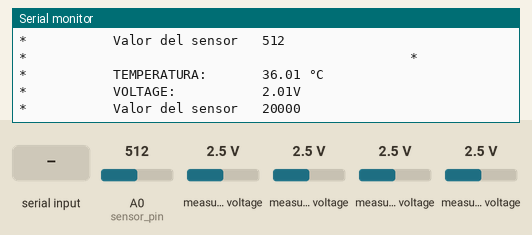
Bench run of a sketch on a simulated ESP8266 (NodeMCU). Shown: the last lines printed to the serial monitor. The test bench sets the inputs (shaded band); at power-on: measured voltage 2.5 V, A0 (sensor_pin) = 512. WiFi joins after 1.5 s; servers stay silent unless stated.

Above: at 2.7 s.
2.8 s: measured voltage (sensor 203) set to 0.1 V
At 5.9 s:
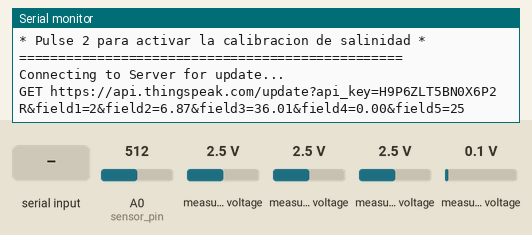
6.0 s: "1" received over Serial
At 18.0 s:
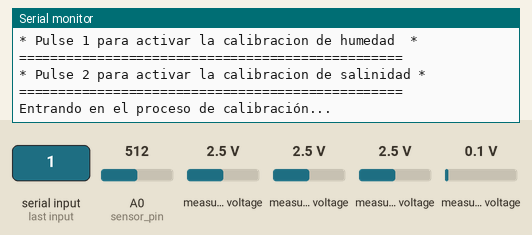
20.0 s: "GTI1\n" received over Serial
23.2 s: "2" received over Serial
At 25.4 s:
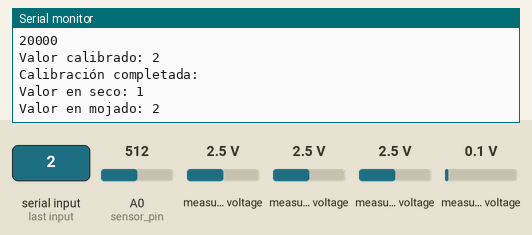
26.4 s: measured voltage (sensor 203) set to 1.2 V
At 38.5 s:
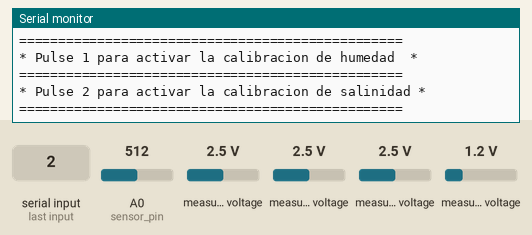

The sketch:

MIXTOv6.ino
```cpp
// ============ incluimos la libreira de adafruit ============
#include <Adafruit_ADS1X15.h>
// ============== incluimos la libreira de wifi ==============
#include <ESP8266WiFi.h>

//=================== conexion wifi ==========================
/* Comentar/Descomentar para conexion Fuera/Dentro de UPV
           |
           v*/
//#define WiFi_CONNECTION_UPV

#ifdef WiFi_CONNECTION_UPV //Conexion UPV
  const char WiFiSSID[] = "GTI1";
  const char WiFiPSK[] = "1PV.arduino.Toledo";
#else //Conexion fuera de la UPV
  const char WiFiSSID[] = "AndroidAP_6690"; // red wifi
  const char WiFiPSK[] = "123456789"; //contrasenya
#endif

//=================== comprobar la conexion wifi ==========================

void connectWiFi()
{
    Serial.print("MAC: ");
    Serial.println(WiFi.macAddress());

  WiFi.begin(WiFiSSID, WiFiPSK);

  while (WiFi.status() != WL_CONNECTED)
  {

       Serial.println(".");
    delay(500);
  }
     Serial.println( "WiFi Connected" );
     Serial.println(WiFi.localIP()); // Print the IP address
}

//============== conexion server thinkspeak ====================
#if defined(WiFi_CONNECTION_UPV) //Conexion UPV
  const char Server_Host[] = "proxy.upv.es";
  const int Server_HttpPort = 8080;//pu
#else
  const char Server_Host[] = "api.thingspeak.com";
  const int Server_HttpPort = 80;
#endif

WiFiClient client;
//============= HTTP REST Connection ==================

  const char Rest_Host[] = "api.thingspeak.com";
  String MyWriteAPIKey="H9P6ZLT5BN0X6P2R"; // Escribe la clave de tu canal ThingSpeak

#define NUM_FIELDS_TO_SEND 5 //Numero de medidas a enviar al servidor REST (Entre 1 y 8)

//==============================================================================================VARIABLES=============================================================
// ============ variables HUMEDAD ============

int en_mojado = 9759; // Almacena el valor digital leído en_mojado (primera vez manual)
int en_seco = 20335; // Almacena el valor digital leído en_seco (primera vez manual)
bool flag = false; // variable para acceder a la calibracion automatica humedad
int canal_humedad = 2; // Canal del ADS1115 por el que mediremos la humedad
int sensorValue = 0;   // almacena el valor digital leído
int humedad_porcentaje = 0; // almacena el porcentaje de humedad creado en el mapeo

// ================================================

// ============ variables SALINIDAD ============

#define power_pin 5 // Pin para alimentar el sensor de salinidad
#define sensor_pin A0 // Pin de entrada analógica para leer el sensor de salinidad
const int cuantos = 5;
float sensorSalValue[cuantos] = {200, 400, 600, 700, 900}; // Valores digitales calibrados
float gramos[cuantos] = {0,5,10,15,20};   // Valores correspondientes en gramos
bool flag2 = false; // variable para acceder a la calibracion automatica salinidad
int16_t adc; //definimos la variable adc
float salinity; //definimos la variable que guardara el valor de salinidad

// ================================================

// ============ variables TEMPERATURA ============

#define CANAL 1 // Pin de entrada analógica para leer el sensor de temperatura
int16_t lecturaADC; //definimos la variable que nos muestra la lectura de adc
float va; // guarda el calculo del voltage
float temperatura; // guarda el calculo de la temperatura

// ================================================

// =============== variables PH ===================
int canal_pH = 0;
#define channelValue 1 // Pin para alimentar el sensor de PH
#define Offset 0.20
#define samplingInterval 20
#define printInterval 800
#define  ArrayLength 40
int pHArray[ArrayLength];
int pHArrayIndex = 0;
static float pHValue, Voltage; // variables que cojen informacion de la funcion para mostrar a tablas

// ================================================

// ============ variables Luminosidad ============

int canal_luz = 3; // Pin para alimentar el sensor de Luminosidad
double umbralOscuridad[] = {500,1500,3000,4000};  // Definir los umbrales para los niveles de luz
float vout; // valor de voltage
int porcentaje_lum = 0;
// ================================================

// ================= Definimos la clase de  ads1115 =============
Adafruit_ADS1115 ads1115;

// ============ variables Dormir el Sparkfun ============

// Duración del sueño profundo en microsegundos (1 hora)
uint64_t sleepTimeMicroseconds = 3600 * 1000000; // 3600 segundos * 1,000,000 microsegundos

//=========================================================================================================================================================================

//==============================================================================================FUNCIONES=============================================================
// ================= SETUP =============================

void setup() {
  pinMode(power_pin, OUTPUT); // SALINIDAD: ajustamos el puerto como output ("salida")
  Serial.begin(9600); // Inicializamos la comunicación serie a 9600 baudios
  ads1115.begin();    // Inicializamos el ADS1115
  ads1115.setGain(GAIN_ONE); // HUMEDAD, SALINIDAD , TEMPERATURA: Configuramos la ganancia
    connectWiFi();
      Serial.print("Server_Host: ");
      Serial.println(Server_Host);
      Serial.print("Port: ");
      Serial.println(String( Server_HttpPort ));
      Serial.print("Server_Rest: ");
      Serial.println(Rest_Host);
}
//======================================================

// ================= LOOP  =============================
void loop() {
  //===================== sacamos datos de HUMEDAD ========================
  HUMEDAD();
  //===================== sacamos datos SALINIDAD =========================
  SALINIDAD();
  //===================== sacamos datos Temperatura =======================
  TEMPERATURA();
  //===================== sacamos datos PH ================================
  PH();

  //===================== MENU DE RESULTADOS ===============================

  Serial.println();
  Serial.println("=================================================");
  Serial.println("*                     SENSORES                    *");
  Serial.println("=================================================");
  Serial.println("*                                                 *");
  Serial.println("*           HUMEDAD:           " + String(humedad_porcentaje) + "%");
  Serial.println("*           Valor del sensor:  " + String(sensorValue));
  Serial.println("*                                                 *");
  Serial.println("*           SALINIDAD:         " + String(salinity) + " g");
  Serial.println("*           Valor del sensor   " + String(adc));
  Serial.println("*                                                 *");
  Serial.println("*           TEMPERATURA:       " + String(temperatura) + " °C");
  Serial.println("*           VOLTAGE:           " + String(va) + "V");
  Serial.println("*           Valor del sensor   " + String(lecturaADC));
  Serial.println("*                                                 *");
  Serial.println("*           PH:                " + String(pHValue, 2));
  Serial.println("*           VOLTAGE:           " + String(Voltage, 2) + "V");
  Serial.println("*                                                 *");
  //===================== sacamos datos luminosidad ================================
  Luminosidad();
  Serial.println("*                                                 *");
  Serial.println("=================================================");
  Serial.println("* Pulse 1 para activar la calibracion de humedad  *");
  Serial.println("=================================================");
  Serial.println("* Pulse 2 para activar la calibracion de salinidad *");
  Serial.println("=================================================");

 //===================== ACTIVAR CALIBRADOR ========================

  activarcalibrador();

  //==================== Enviar informacion a thinkspeak ===================
      String data[ NUM_FIELDS_TO_SEND + 1];  // Podemos enviar hasta 8 datos

    data[ 1 ] = String( humedad_porcentaje ); //Escribimos el dato 1. Recuerda actualizar numFields

    data[ 2 ] = String( salinity ); //Escribimos el dato 2.

    data[ 3 ] = String( temperatura ); //Escribimos el dato 3.

    data[ 4 ] = String( pHValue, 2 ); //Escribimos el dato 4.

    data[ 5 ] = String( porcentaje_lum ); //Escribimos el dato 5.

     HTTPGet( data, NUM_FIELDS_TO_SEND );

  delay( 9000 );

  // Iniciar el modo de sueño profundo
  // ESP.deepSleep(sleepTimeMicroseconds);
}

//======================================================

//============   ACTIVAR EL CALIBRADOR    ==============

void activarcalibrador(){

  // Comprobar si se activa la calibración
  if (Serial.available() > 0) {
    char input = Serial.read();
    if (input == '1') {
      flag = true;
    }
    if (input == '2') {
      flag2 = true;
    }
  }

  // entrada a la calibracion de Humedad
  if (flag) {
    calibrarSensorH();
    flag = false; // Reiniciamos la bandera después de la calibración
  }
    // entrada a la calibracion de salinidad

  if (flag2) {
    calibrarSensorS();
    flag2 = false; // Reiniciamos la bandera después de la calibración
  }

  delay(1000); // Retardo de 1 segundo
}


//======================================================

//===================   HUMEDAD  =======================
void HUMEDAD(){
  // Leemos el valor del ADC
  sensorValue = ads1115.readADC_SingleEnded(canal_humedad); // almcenos el valor que recopila el sensor


  // Mapeamos el valor leído para obtener % de humedad
  humedad_porcentaje = map(sensorValue, en_seco, en_mojado, 0, 100); // deinimos que valor se utiliza como minimo = 0 como maximo = 100 y el valor que se esta conparando
  humedad_porcentaje = constrain(humedad_porcentaje, 0, 100); // Limitamos el porcentaje entre 0 y 100

}
//======================================================

//=========================== FUNCIONES PARA CALIBRAR EL SENSOR DE HUMEDAD ===========================
// 1º GUIA DE CALIBRACION
void calibrarSensorH() {
  Serial.println("Entrando en el proceso de calibración...");
  delay(2000); // Pausa para dar tiempo al usuario

  // Calibración en seco
  en_seco = calibrarH("Coloque el sensor en seco y escriba el valor más alto que vea:");

  // Calibración en mojado
  en_mojado = calibrarH("Coloque el sensor en agua y escriba el valor más bajo que vea:");

  Serial.println("Calibración completada:");
  Serial.println("Valor en seco: " + String(en_seco));
  Serial.println("Valor en mojado: " + String(en_mojado));
}

// 2º CALIBRADO DEL SENSOR
int calibrarH(String mensaje) {
  int valor = 0;
  while (valor <= 0) {
    sensorValue = ads1115.readADC_SingleEnded(canal_humedad);
    Serial.println(mensaje);
    Serial.println(sensorValue);
    delay(2000);
    if (Serial.available() > 0) {
      valor = Serial.parseInt(); // Leer el número ingresado
      if (valor > 0) {
        Serial.println("Valor calibrado: " + String(valor));
      } else {
        Serial.println("Por favor, ingrese un valor válido.");
      }
    }
  }
  return valor;
}
//===============================================================================================

//===================   SALINIDAD  =======================
void SALINIDAD(){

  // Alimentamos el sensor con un tren de pulsos
  digitalWrite(power_pin, HIGH); // damos energuia a traves del puerto 5
  delay(500);

  adc = analogRead(sensor_pin); // Leemos el valor analógico

  digitalWrite(power_pin, LOW);//quitamos la energuia del puerto 5
  delay(100);

  // Calculamos la cantidad de sal usando Lagrange
  salinity = lagrange(adc);//llamamos a la funcion que nos calcula la salinidad y guardamos su resultado
  salinity = constrain(salinity, 0, 100); // Limitamos el porcentaje entre 0 y 100
}
//======================================================

//=========================== FUNCIONES PARA CALIBRAR EL SENSOR DE SALINIDAD ===========================
// 1º GUIA DE CALIBRACION
void calibrarSensorS() {
  Serial.println("Entrando en el proceso de calibración...");
  delay(2000); // Pausa para dar tiempo al usuario
  for (int i = 0; i < cuantos ; i++){
  sensorSalValue[i] = calibrarS("Coloque "+ String(gramos[i])+" gramos de sal en el vaso y escriva el valor que mas se repita ");
  }
  Serial.println("Calibración completada:");
  Serial.println("Valor en 0g: " + String(sensorSalValue[0]));
  Serial.println("Valor en 5g: " + String(sensorSalValue[1]));
  Serial.println("Valor en 10g: " + String(sensorSalValue[2]));
  Serial.println("Valor en 15g: " + String(sensorSalValue[3]));
  Serial.println("Valor en 20g: " + String(sensorSalValue[4]));
}

// 2º CALIBRADO DEL SENSOR
int calibrarS(String mensaje) {
  int valor = 0;
  while (valor <= 0) {
   digitalWrite(power_pin, HIGH); // damos energuia a traves del puerto 5
    delay(500);

    int16_t adc;
    adc = analogRead(sensor_pin); // Leemos el valor analógico

    digitalWrite(power_pin, LOW);//quitamos la energuia del puerto 5
    delay(100);

    Serial.println(mensaje);
    Serial.println(adc);

    delay(2000);
    if (Serial.available() > 0) {
      valor = Serial.parseInt(); // Leer el número ingresado
      if (valor > 0) {
        Serial.println("Valor calibrado: " + String(valor));
      } else {
        Serial.println("Por favor, ingrese un valor válido.");
      }
    }
  }
  return valor;
}
//===============================================================================================

//=========================== FUNCION que calcula el  polinomio de lagrange =====================
float lagrange(float x) {
  float result = 0.0;


  for (int i = 0; i < cuantos; i++) {
    float Li = 1.0;
    for (int n = 0; n < cuantos; n++) {
      if (i != n) {
        Li *= (x - sensorSalValue[n]) / (sensorSalValue[i] - sensorSalValue[n]);
      }
    }
    result += Li * gramos[i];
  }
  return result;
}
//===============================================================================================

//===================  TEMPERATURA  =======================
void TEMPERATURA(){
    // Leer el valor digital del canal seleccionado
   lecturaADC = ads1115.readADC_SingleEnded(CANAL);

   va = ((lecturaADC * 3.3) / 32767);

   // Aplicar la fórmula para calcular la temperatura
   // va - b / m
   float va2 = va - 0.79;
   temperatura = va2 / 0.034; // Conversión de voltios a °C
}
//======================================================

//===================      PH      =======================
void PH() {
  static unsigned long samplingTime = millis();
  float ph;
  float total;
  int i;
  if (millis() - samplingTime > samplingInterval)
  {
    pHArray[pHArrayIndex++] = ads1115.readADC_SingleEnded(canal_pH);
    if (pHArrayIndex == ArrayLength)pHArrayIndex =0;
    while (i<40) {
      total=total+pHArray[i];
      i++;
    }
    ph=total/40;
    Voltage = (ph*4.096)/32767;
    pHValue = 3.5 * Voltage + Offset;
    samplingTime = millis();
  }
}
//======================================================
//===================      Luminusidad      =======================
void Luminosidad(){
  int16_t lecturaADClum = ads1115.readADC_SingleEnded(canal_luz);
  //Convierte la lectura en voltios.
  vout=(lecturaADClum*4.096)/30767;
  // Mostrar la lectura cruda del ADC
  Serial.print("*           Lectura ADC: ");
  Serial.println(lecturaADC);

  // Comparar la lectura con los umbrales e informar del nivel de luz
  if (lecturaADClum < umbralOscuridad[0]) {
    Serial.println("*           Nivel de luz: Oscuridad");
    Serial.println("*           LUMINOSIDAD:      0%");
     porcentaje_lum = 0;
  } else if (lecturaADClum < umbralOscuridad[1]) {
    Serial.println("*           Nivel de luz: Sombra");
    Serial.println("*           LUMINOSIDAD:      25%");
    porcentaje_lum = 25;
  } else if (lecturaADClum < umbralOscuridad[2]) {
    Serial.println("*           Nivel de luz: Luz Ambiente");
    Serial.println("*           LUMINOSIDAD:      50%");
    porcentaje_lum = 50;
  } else if (lecturaADClum < umbralOscuridad[3]) {
    Serial.println("*           Nivel de luz: Alta Iluminación");
    Serial.println("*           LUMINOSIDAD:      75%");
    porcentaje_lum = 75;
  } else{
    Serial.println("*           Nivel de luz: MUY Alta Iluminación");
    Serial.println("*           LUMINOSIDAD:      100%");
    porcentaje_lum = 100;
  }
  Serial.print("*           Vout: ");
  Serial.println(vout);
  // Esperar un poco antes de realizar otra lectura
  delay(1000);

}
//==========================  HTTP GET  ==============================
void HTTPGet(String fieldData[], int numFields){

// Esta funcion construye el string de datos a enviar a ThingSpeak o Dweet mediante el metodo HTTP GET
// La funcion envia "numFields" datos, del array fieldData.
// Asegurate de ajustar "numFields" al número adecuado de datos que necesitas enviar y activa los campos en tu canal web

    if (client.connect( Server_Host , Server_HttpPort )){

              String PostData= "GET https://api.thingspeak.com/update?api_key=";
              PostData += MyWriteAPIKey ;

           for ( int field = 1; field < (numFields + 1); field++ ){
              PostData += "&field" + String( field ) + "=" + fieldData[ field ];
           }


              Serial.println( "Connecting to Server for update..." );
           client.print(PostData);
           client.println(" HTTP/1.1");
           client.println("Host: " + String(Rest_Host));
           client.println("Connection: close");
           client.println();

              Serial.println( PostData );
              Serial.println();
    }
}
```

Measured:
- after the input at 2.8 s, the serial monitor: prints a new line after 0.12 s (image 1)
- after the input at 6.0 s, the serial monitor: prints a new line after 11.3 s (image 2)
- after the input at 23.2 s, the serial monitor: prints a new line after 1.2 s (image 3)
- after the input at 26.4 s, the serial monitor: prints a new line after 9.7 s (image 4)
